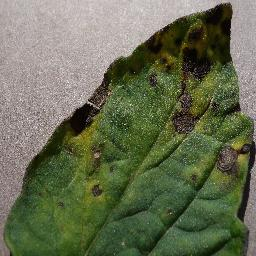
#> input picture data/samples/tomato_early_blight.jpg, 256 x 256 px
$ python -i lesion_detection.py   (imports and definitions only)
#> lines starting #> are read from the running program, lines starting #| are printed output that depends on the picture; after the words box and inside, x2 and y2 are one past the last pixel; in counts of white or black regions, pixels touching at a corner belong together
#> further down, picture is the input picture: shape (256, 256, 3); mean B, G, R 82.1, 108.8, 102.5
import cv2
import numpy as np
from typing import Dict, Any

def compute_lesion_percentage(image: np.ndarray) -> Dict[str, Any]:
    """
    Estimates leaf area vs abnormal/lesion area using HSV thresholding.
    Calculates: Lesion Percentage = (Abnormal Pixels / Leaf Pixels) * 100
    """
    if image is None or image.size == 0:
        return {
            "leaf_pixel_count": 0,
            "lesion_pixel_count": 0,
            "lesion_percentage": 0.0
        }

    hsv = cv2.cvtColor(image, cv2.COLOR_BGR2HSV)
#> hsv: shape (256, 256, 3); mean H, S, V 31.8, 96.8, 112.9

    # 1. Broad Foliage Mask (Greenish & Yellowish-green hues)
    lower_foliage = np.array([20, 20, 20])
    upper_foliage = np.array([90, 255, 255])
    foliage_mask = cv2.inRange(hsv, lower_foliage, upper_foliage)
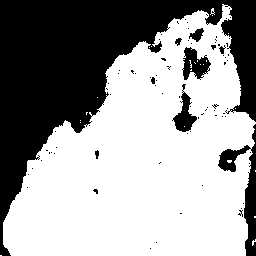
#> foliage_mask: shape (256, 256); 61.3% white; 84 black regions (75 under 20 px), largest, box (x1, y1, x2, y2) and area: (0, 0, 256, 256) 22576, (218, 124, 256, 256) 1372, (182, 47, 211, 80) 549

    # 2. Abnormal / Lesion Mask (Brown, Dark Yellow, Necrotic spots, Blight patches)
    lower_brown = np.array([0, 30, 20])
    upper_brown = np.array([25, 255, 200])
    brown_mask = cv2.inRange(hsv, lower_brown, upper_brown)
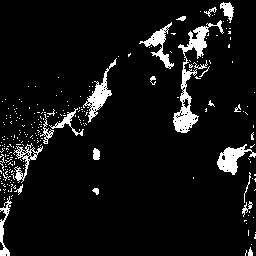
#> brown_mask: shape (256, 256); 7.1% white; 258 white regions (238 under 20 px), largest, box (x1, y1, x2, y2) and area: (173, 20, 224, 133) 1175, (83, 58, 117, 123) 526, (217, 144, 256, 175) 516

    lower_yellow = np.array([15, 100, 100])
    upper_yellow = np.array([30, 255, 255])
    yellow_mask = cv2.inRange(hsv, lower_yellow, upper_yellow)
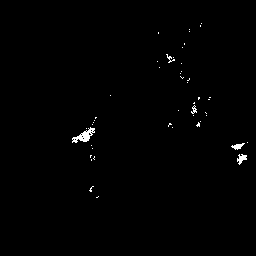
#> yellow_mask: shape (256, 256); 0.64% white; 47 white regions (42 under 20 px), largest, box (x1, y1, x2, y2) and area: (72, 127, 95, 143) 158, (237, 154, 247, 165) 61, (231, 143, 245, 150) 50, (166, 54, 175, 63) 26, (191, 105, 197, 114) 26

    abnormal_mask = cv2.bitwise_or(brown_mask, yellow_mask)
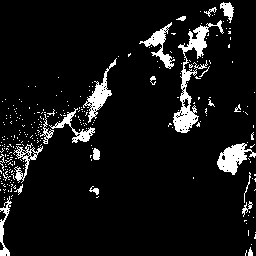
#> abnormal_mask: shape (256, 256); 7.7% white; 285 white regions (264 under 20 px), largest, box (x1, y1, x2, y2) and area: (173, 20, 224, 133) 1211, (217, 143, 256, 175) 611, (83, 58, 117, 123) 529

    leaf_pixels = np.count_nonzero(foliage_mask)
#> leaf_pixels = 40153
    abnormal_pixels = np.count_nonzero(abnormal_mask)
#> abnormal_pixels = 5035

    total_pixels = image.shape[0] * image.shape[1]
#> total_pixels = 65536
    effective_leaf_pixels = max(leaf_pixels, int(total_pixels * 0.1)) # fallback to prevent zero division
#> effective_leaf_pixels = 40153

    lesion_pct = (abnormal_pixels / effective_leaf_pixels) * 100.0
#> lesion_pct = 12.54
    lesion_pct = min(100.0, max(0.0, lesion_pct))

    return {
        "leaf_pixel_count": int(effective_leaf_pixels),
        "lesion_pixel_count": int(abnormal_pixels),
        "lesion_percentage": round(float(lesion_pct), 2)
    }

>>> import cv2
>>> picture = cv2.imread('../../data/samples/tomato_early_blight.jpg')
>>> result = compute_lesion_percentage(picture)
#> result = {'leaf_pixel_count': 40153, 'lesion_pixel_count': 5035, 'lesion_percentage': 12.54}

$ run again, on data/samples/tomato_late_blight.jpg
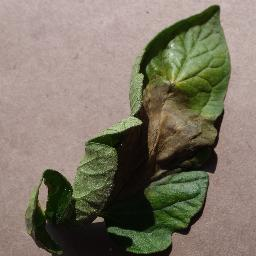
#> input picture data/samples/tomato_late_blight.jpg, 256 x 256 px
#> picture is the input picture: shape (256, 256, 3); mean B, G, R 101.7, 117.7, 125.4
#> hsv: shape (256, 256, 3); mean H, S, V 20.1, 76.2, 129.5
#> in compute_lesion_percentage, `foliage_mask = cv2.inRange(hsv, lower_foliage, upper_foliage)`:
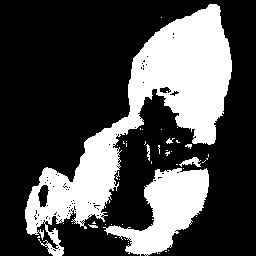
#> foliage_mask: shape (256, 256); 29.8% white; 45 white regions (38 under 20 px), largest, box (x1, y1, x2, y2) and area: (25, 4, 232, 256) 14916, (103, 168, 209, 256) 4320, (179, 157, 201, 167) 107
#> brown_mask: shape (256, 256); 53.9% white; 59 black regions (53 under 20 px), largest, box (x1, y1, x2, y2) and area: (27, 0, 256, 256) 24607, (0, 0, 162, 48) 5289, (231, 35, 240, 56) 104, (234, 29, 239, 36) 21, (236, 64, 241, 70) 21, (237, 80, 240, 89) 21
#> yellow_mask: shape (256, 256); 1.5% white; 51 white regions (43 under 20 px), largest, box (x1, y1, x2, y2) and area: (148, 104, 170, 151) 369, (143, 83, 164, 109) 191, (160, 138, 178, 156) 92
#> in compute_lesion_percentage, `abnormal_mask = cv2.bitwise_or(brown_mask, yellow_mask)`:
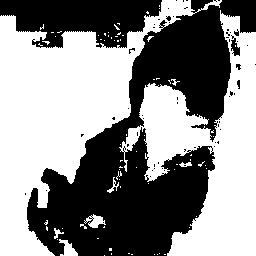
#> abnormal_mask: shape (256, 256); 54% white; 60 black regions (54 under 20 px), largest, box (x1, y1, x2, y2) and area: (27, 0, 256, 256) 24506, (0, 0, 162, 48) 5289, (231, 35, 240, 56) 104, (234, 29, 239, 36) 21, (236, 64, 241, 70) 21, (237, 80, 240, 89) 21
#> leaf_pixels = 19562
#> abnormal_pixels = 35418
#> effective_leaf_pixels = 19562
#> in compute_lesion_percentage, `lesion_pct = (abnormal_pixels / effective_leaf_pixels) * 100.0`: lesion_pct = 181.1
#> in compute_lesion_percentage, `lesion_pct = min(100.0, max(0.0, lesion_pct))`: lesion_pct = 100
#> result = {'leaf_pixel_count': 19562, 'lesion_pixel_count': 35418, 'lesion_percentage': 100}
